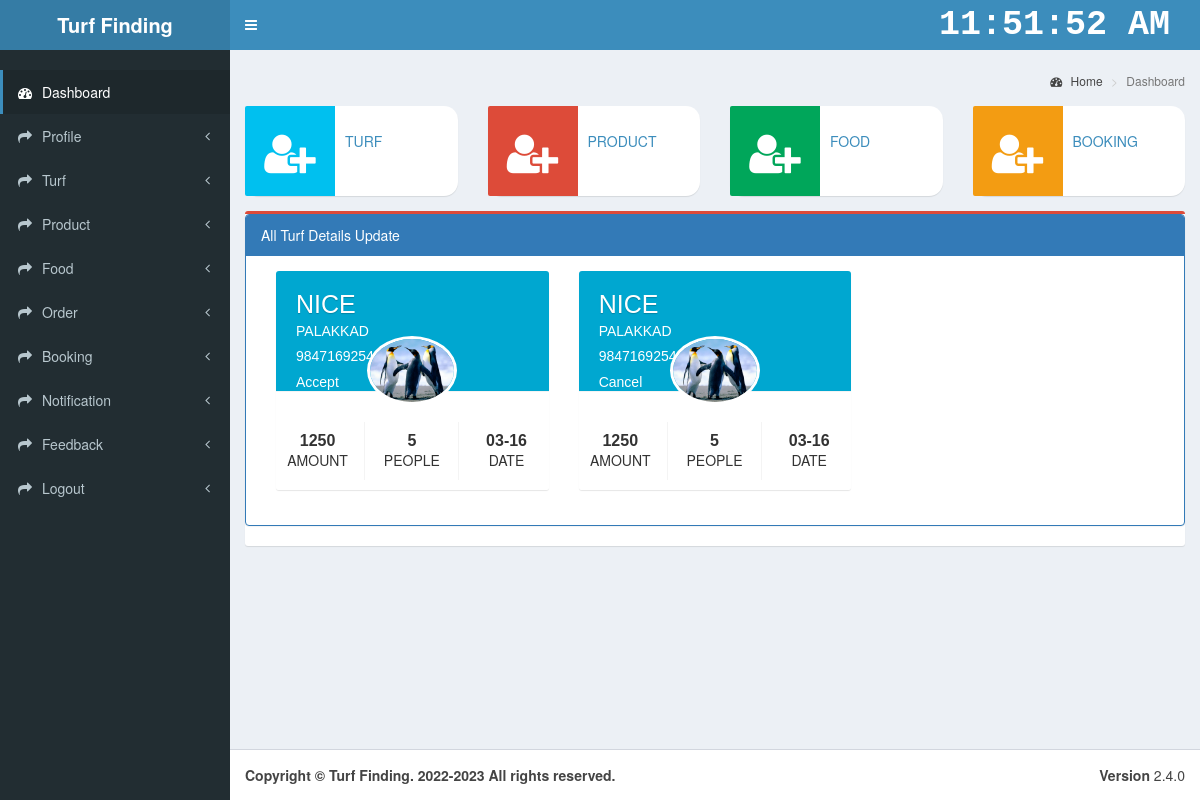
/apps/admin/book_turf.php (signed in), run on the app's committed database.
### tables this page shows
CREATE TABLE IF NOT EXISTS `trcart` (
  `cart_id` int(11) NOT NULL AUTO_INCREMENT,
  `CLog_Id` varchar(200) NOT NULL,
  `SLog_Id` varchar(200) NOT NULL,
  `cname` varchar(200) NOT NULL,
  `caddr` text NOT NULL,
  `ccntno` varchar(200) NOT NULL,
  `scntno` varchar(200) NOT NULL,
  `saddr` varchar(200) NOT NULL,
  `photo` text NOT NULL,
  `name` varchar(200) NOT NULL,
  `qty` varchar(200) NOT NULL,
  `tot` double NOT NULL,
  `dat` date NOT NULL,
  `desp` text NOT NULL,
  `stats` varchar(200) NOT NULL,
  PRIMARY KEY (`cart_id`)
);

### apps/admin/book_turf.php (the view, shortened to what this page needs)
<?php
	include('../connect/db.php');
?>
<!DOCTYPE html>
<html>
<head>
    <?php
		include('include/css.php');
  	?>
</head>
<body class="hold-transition skin-blue sidebar-mini">
	<div class="wrapper">
		<header class="main-header">
			<?php
				include("include/header.php");
			?>
		</header>
		<aside class="main-sidebar">
			<?php
				include("include/leftmenu.php");
			?>
		</aside>
		<div class="content-wrapper">
			<?php
				include("include/topmenu.php");
			?>
		</div>
      <div class="row">
        <div class="">
          <div class="">
            <div class="col-xs-12">
              <div class="box box-danger">
                <div class="box-body no-padding">
                	<div class="panel panel-primary">
                        <div class="panel-heading">
                        	All Turf Details Update
                        </div>
                        <div class="panel-body">
                       <?php
                        $result = $db->prepare("select * from trcart");
                        $result->execute();
                        for($i=0; $rows = $result->fetch(); $i++)
                        {
							?>
                           <div class="col-md-4">
                              <div class="box box-widget widget-user">
                                <div class="widget-user-header bg-aqua-active">
                                  <h3 class="widget-user-username"><?php echo $rows['name'];?></h3>
                                  <h5 class="widget-user-desc"><?php echo $rows['saddr'];?></h5>
                                   <h5 class="widget-user-desc"><?php echo $rows['scntno'];?></h5>
                                   <h5 class="widget-user-desc"><?php echo $rows['stats'];?></h5>
                                </div>
                                <div class="widget-user-image">
                                  <img class="img-circle" src="../photo/<?php echo $rows['photo'];?>" alt="User Avatar">
                                </div>
                                <div class="box-footer">
                                  <div class="row">
                                    <div class="col-sm-4 border-right">
                                      <div class="description-block">
                                        <h5 class="description-header"><?php echo $rows['tot'];?></h5>
                                        <span class="description-text">AMOUNT</span>
                                      </div>
                                    </div>
                                    <div class="col-sm-4 border-right">
                                      <div class="description-block">
                                        <h5 class="description-header"><?php echo $rows['qty'];?></h5>
                                        <span class="description-text">PEOPLE</span>
                                      </div>
                                    </div>
                                    <div class="col-sm-4">
                                      <div class="description-block">
                                        <h5 class="description-header"><?php echo date("m-d",strtotime($rows['dat']));?></h5>
                                        <span class="description-text">DATE</span>
                                      </div>
                                    </div>
                                  </div>
                                </div>
                              </div>
                            </div>
                          <?php }?>
                        </div>
					</div>
                </div>
              </div>
            </div>
          </div>
        </div>
      </div>
    </section>
  </div>
		<?php
  			include("include/footer.php");
		?>
	</div>
</body>
</html>

### data on the page
trcart: name "NICE", saddr "PALAKKAD", scntno "9847169254", stats "Accept", photo (picture), tot "1250", qty "5", dat "03-16"
trcart: name "NICE", saddr "PALAKKAD", scntno "9847169254", stats "Cancel", photo (picture), tot "1250", qty "5", dat "03-16"
